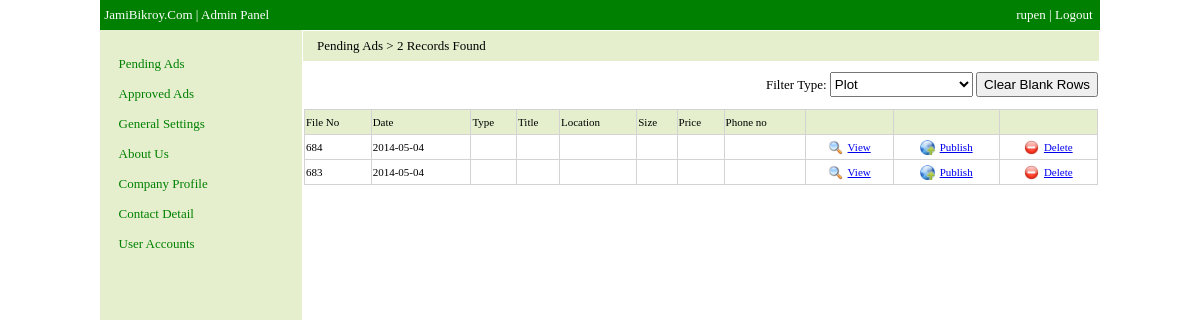
The app's page /admin/pending (signed in) with its own data.
### tables this page shows
CREATE TABLE IF NOT EXISTS `products` (
  `adid` int(11) NOT NULL AUTO_INCREMENT,
  `date` text NOT NULL,
  `ipaddress` text NOT NULL,
  `type` text NOT NULL,
  `location` text NOT NULL,
  `size` varchar(20) NOT NULL,
  `address` text NOT NULL,
  `documentation` text NOT NULL,
  `price` varchar(20) NOT NULL,
  `title` text NOT NULL,
  `details` text NOT NULL,
  `yname` text NOT NULL,
  `ylocation` text NOT NULL,
  `yaddress` text NOT NULL,
  `phone` text NOT NULL,
  `email` text NOT NULL,
  PRIMARY KEY (`adid`)
);

### admin/pending/index.php (the view, shortened to what this page needs)
<?php
if(isset($_REQUEST['typefltr'])){
$typefltr=$_GET['typefltr'];
$result=mysql_query("select * from products where type='$typefltr' order by adid desc");
$rowc=mysql_num_rows($result);
$rowcount="$rowc Records Found for $typefltr";
}
else{
$result=mysql_query("select * from products order by adid desc");
$rowc=mysql_num_rows($result);
$rowcount="$rowc Records Found";
}
?>
<html>
	<head>
		<link href="../css/style.css" rel="stylesheet" type="text/css">
	</head>
	<body>
		<table border="0px" width="100%" height="100%" style="border-collapse:collapse;">
			<tr height="30px" bgcolor="green" style="font-family:tahoma;font-size:13px;color:white">
				<td>&nbsp;JamiBikroy.Com | Admin Panel</td>
				<td align="right"><?php echo $_SESSION['username'];?> | <a href="?action=logout" class="logout">Logout</a>&nbsp;&nbsp;</td>
			</tr>
			<tr>
				<td width="200px" bgcolor="#E5EFCE" align="center" valign="top"><br>
					<table border="0px" width="180px" style="border-collapse:collapse;">
						<tr height="30px">
							<td id="lftm1" onmouseover="LftmHover('lftm1')" onmouseout="LftmOut('lftm1')" onclick="LftmClick('lftm1', '../pending')" style="font-family:tahoma;color:green;font-size:13px;cursor:pointer">&nbsp;&nbsp;Pending Ads</td>
						</tr>
						<tr height="30px">
							<td id="lftm2" onmouseover="LftmHover('lftm2')" onmouseout="LftmOut('lftm2')" onclick="LftmClick('lftm2', '../published')" style="font-family:tahoma;color:green;font-size:13px;cursor:pointer">&nbsp;&nbsp;Approved Ads</td>
						</tr>
						<tr height="30px">
							<td id="lftm3" onmouseover="LftmHover('lftm3')" onmouseout="LftmOut('lftm3')" onclick="LftmClick('lftm3', '../generalsettings')" style="font-family:tahoma;color:green;font-size:13px;cursor:pointer">&nbsp;&nbsp;General Settings</td>
						</tr>
						<tr height="30px">
							<td id="lftm4" onmouseover="LftmHover('lftm4')" onmouseout="LftmOut('lftm4')" onclick="LftmClick('lftm4', '../aboutus')" style="font-family:tahoma;color:green;font-size:13px;cursor:pointer">&nbsp;&nbsp;About Us</td>
						</tr>
						<tr height="30px">
							<td id="lftm5" onmouseover="LftmHover('lftm5')" onmouseout="LftmOut('lftm5')" onclick="LftmClick('lftm5', '../companyprofile')" style="font-family:tahoma;color:green;font-size:13px;cursor:pointer">&nbsp;&nbsp;Company Profile</td>
						</tr>
						<tr height="30px">
							<td id="lftm6" onmouseover="LftmHover('lftm6')" onmouseout="LftmOut('lftm6')" onclick="LftmClick('lftm6', '../contactdetail')" style="font-family:tahoma;color:green;font-size:13px;cursor:pointer">&nbsp;&nbsp;Contact Detail</td>
						</tr>
						<tr height="30px">
							<td id="lftm7" onmouseover="LftmHover('lftm7')" onmouseout="LftmOut('lftm7')" onclick="LftmClick('lftm7', '../useraccounts')" style="font-family:tahoma;color:green;font-size:13px;cursor:pointer">&nbsp;&nbsp;User Accounts</td>
						</tr>
					</table>
				</td>
				<td align="left" valign="top">
					<table border="0px" width="100%" style="border-collapse:collapse;">
						<tr height="30px" bgcolor="#E5EFCE" style="font-family:tahoma;font-size:13px">
							<td>&nbsp;&nbsp;&nbsp;&nbsp;Pending Ads > <?php echo $rowcount;?></td>
						</tr>
						<tr height="10px">
							<td></td>
						</tr>
						<tr height="25px" style="font-family:tahoma;font-size:13px;">
							<td align="right">Filter Type:
								<select name="typefilter" onchange="TypeFilter()" style="height:25px;">
									<?php
									$tquery=mysql_query("select * from formfields where fldtype!=''");
									while($trow=mysql_fetch_array($tquery)){
									echo "<option>$trow[fldtype]</option>";
									}
									?>
								</select>
								<a href="?clean"><input type="button" name="btnclean" value="Clear Blank Rows" style="height:25px;cursor:pointer"></a>
							</td>
						</tr>
						<tr height="10px">
							<td></td>
						</tr>
						<tr height="500px">
							<td align="center" valign="top">
								<table border="1px" width="100%" style="border:1px solid lightgrey;border-collapse:collapse;font-family:tahoma;font-size:11px">
									<tr height="25px" bgcolor="#E5EFCE">
										<td>File No</td>
										<td>Date</td>
										<td>Type</td>
										<td>Title</td>
										<td>Location</td>
										<td>Size</td>
										<td>Price</td>
										<td>Phone no</td>
										<td></td>
										<td></td>
										<td></td>
									</tr>
								<?php
								while($row=mysql_fetch_array($result)){
								?>
									<tr height="25px">
										<td><?php echo "$row[adid]";?></td>
										<td><?php echo "$row[date]";?></td>
										<td><?php echo "$row[type]";?></td>
										<td><?php echo "$row[title]";?></td>
										<td><?php echo "$row[location]";?></td>
										<td><?php echo "$row[size]";?></td>
										<td><?php echo "$row[price]";?></td>
										<td><?php echo "$row[phone]";?></td>
										<td align="center"><table border="0px" style="border-collapse:collapse;font-family:tahoma;font-size:11px"><tr><td><img height="15px" src="../../images/viewicon.png"></td><td>&nbsp;<a href="view?adid=<?php echo "$row[adid]";?>">View</a></td></tr></table></td>
										<td align="center"><table border="0px" style="border-collapse:collapse;font-family:tahoma;font-size:11px"><tr><td><img height="15px" src="../../images/publishicon.png"></td><td>&nbsp;<a href="?publish=<?php echo "$row[adid]";?>">Publish</a></td></tr></table></td>
										<td align="center"><table border="0px" style="border-collapse:collapse;font-family:tahoma;font-size:11px"><tr><td><img height="15px" src="../../images/deleteicon.png"></td><td>&nbsp;<a href="?delete=<?php echo "$row[adid]";?>">Delete</a></td></tr></table></td>
									</tr>
								<?php }?>
								</table>
							</td>
						</tr>
					</table>
				</td>
			</tr>
		</table>
	</body>
</html>

### css/style.css (style rules this page uses)
body { width:1000px; text-align:center; margin:0 auto; }

### admin/pending/index.php (style rules this page uses)
.logout { color:white; text-decoration:none; }

### records on screen
products: adid "684", date "2014-05-04"
products: adid "683", date "2014-05-04"

### other values on screen
$_SESSION['username'] "rupen"
$rowcount "2 Records Found"
form field typefilter "Plot"
